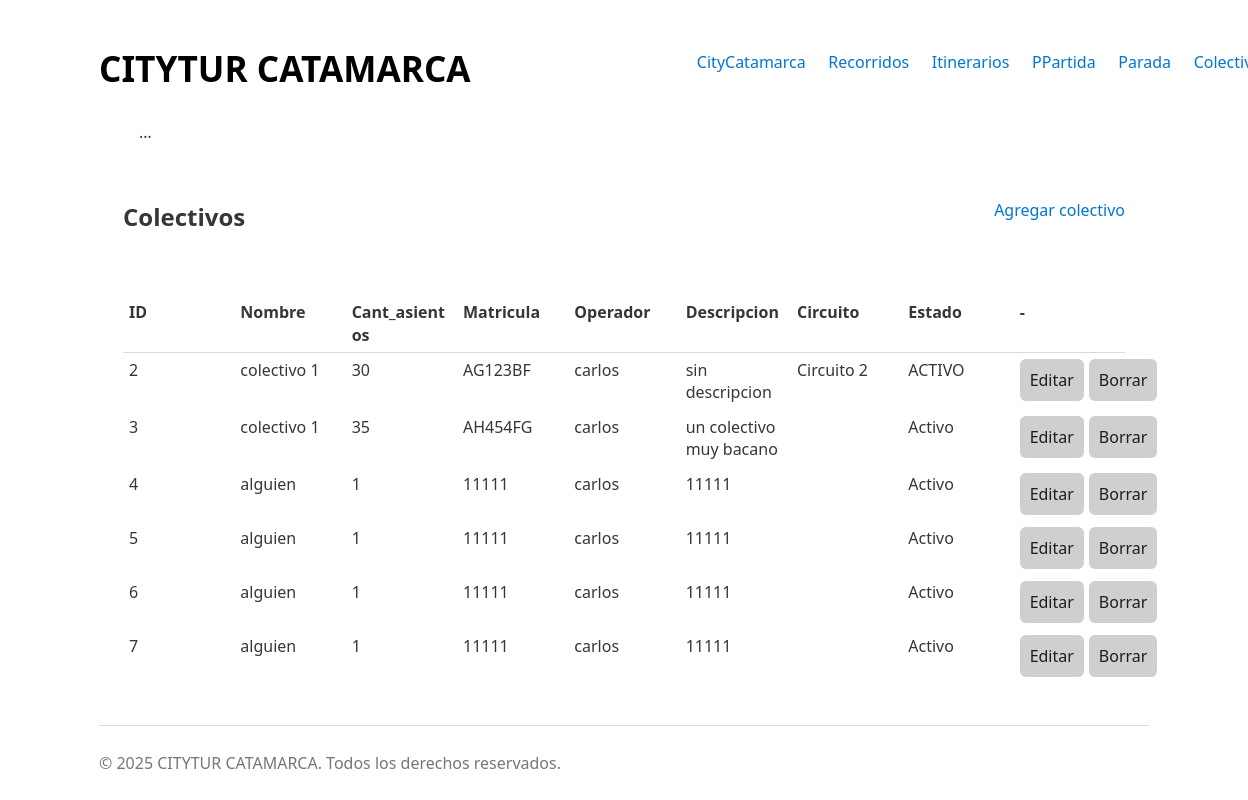
Before: /colectivos/lista_colectivo/ with the older database file.
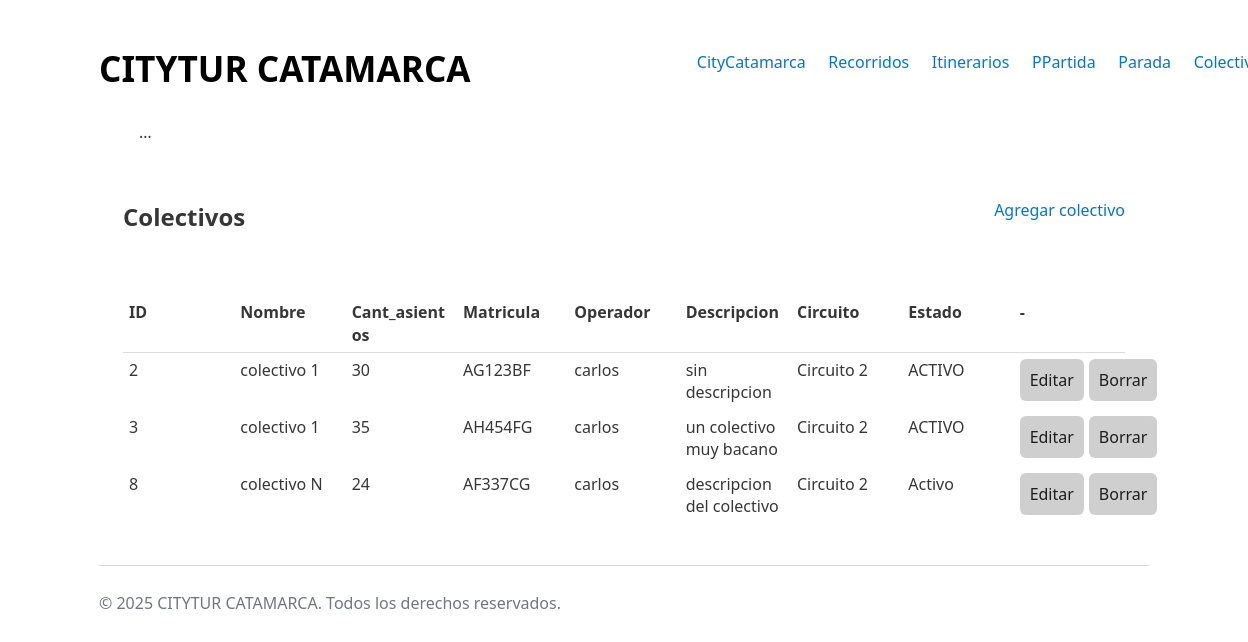
After: the same page with the newer database file.
### colectivos/models.py (models this page shows, shortened)
class Colectivo(models.Model):
    nombre = models.CharField(max_length= 20, default= 'sin nombre')
    cant_asientos = models.IntegerField()
    cant_ocupados = models.IntegerField(default= 0)
    matricula = models.CharField(max_length= 20)
    operador = models.ForeignKey(Usuario, on_delete= models.CASCADE)
    descripcion = models.TextField(max_length= 200, default= 'sin descripcion')
    circuito = models.ForeignKey(Circuito,
                                    on_delete= models.CASCADE,
                                    default= None,
                                    null=True,
                                    blank=True
                                )
    STATE_CHOICES = [
        ('ELIMINADO', 'Eliminado'),
        ('ACTIVO', 'Activo'),
        ('BAJA', 'Baja'),
    ]
    estado = models.CharField(max_length= 20, choices= STATE_CHOICES, default='ACTIVO')

### usuarios/models.py (models this page shows)
class Usuario(models.Model):
    dni = models.IntegerField()
    gmail = models.EmailField()
    nombre = models.CharField(max_length= 50)
    password = models.CharField(max_length= 50)
    ROLE_CHOICES = [
        ('TURISTA', 'Turista'),
        ('OPERADOR', 'Operador'),
        ('ADMIN', 'Admin'),
    ]
    rol = models.CharField(max_length=20, choices=ROLE_CHOICES)

### recorridos/models.py (models this page shows, shortened)
class Circuito(models.Model):
    nombre = models.CharField(max_length= 50)
    horario = models.DateTimeField()
    origen = models.CharField(max_length= 50, default='sin origen')
    destino = models.CharField(max_length= 50, default= 'sin destino')
    itinerario = models.ForeignKey(Itinerario, on_delete= models.CASCADE)
    STATE_CHOICES = [
        ('ELIMINADO', 'Eliminado'),
        ('ACTIVO', 'Activo'),
        ('BAJA', 'Baja'),
    ]
    estado = models.CharField(max_length= 20, choices= STATE_CHOICES, default= 'ACTIVO')

### colectivos/views.py (the view)
# urls.py: path('lista_colectivo/', views.lista_colectivo, name= 'colectivo_listar'),
def lista_colectivo(request):
    colectivos = Colectivo.objects.all()
    return render(request, 'colectivo_lista.html', {'colectivos': colectivos})

### colectivos/templates/colectivo_lista.html (shortened to what this page needs)
{% extends 'base.html' %}
{% block body_id %}colectivo_form{% endblock %}
{% block content %}
<main id="main-form">
    <div class="div-container">
        <h2> Colectivos </h2>
        <a href="{% url 'colectivos:colectivo_formulario' %}">Agregar colectivo</a>
    </div>
    <table class="table_view">
        <thead>
            <tr>
                <th>ID</th>
                <th>Nombre</th>
                <th>Cant_asientos</th>
                <th>Matricula</th>
                <th>Operador</th>
                <th>Descripcion</th>
                <th>Circuito</th>
                <th>Estado</th>
                <th>-</th>
            </tr>
        </thead>
        <tbody>
            {% for colectivo in colectivos %}
                <tr>
                    <td>{{ colectivo.pk }}</td>
                    <td>{{ colectivo.nombre }}</td>
                    <td>{{ colectivo.cant_asientos }}</td>
                    <td>{{ colectivo.matricula }}</td>
                    <td>{{ colectivo.operador.nombre }}</td>
                    <td>{{ colectivo.descripcion }}</td>
                    <td>{{ colectivo.circuito.nombre }}</td>
                    <td>{{ colectivo.estado }}</td>
                    <td class="td-btn">
                        <a class="btn btn-small" href="{% url 'colectivos:colectivo_editar' colectivo.pk %}"><button>Editar</button></a>
                        <form action="{% url 'colectivos:colectivo_eliminar' colectivo.pk %}" method="POST" style="display:inline;"
                            onsubmit="return confirm('Eliminar colectivo {{ colectivo.nombre }}?');">
                            <button type="submit">Borrar</button>
                        </form>
                    </td>
                </tr>
            {% empty %}
                <tr><td colspan="5">No hay colectivos cargados.</td></tr>
            {% endfor %}
        </tbody>
    </table>
</main>
{% endblock %}
{% block footer_script %}
    {{ block.super }}
{% endblock %}

### core/templates/base.html (shortened to what this page needs)
{% load static %}
<!DOCTYPE html>
<html lang="en">
<head>
    <link rel="stylesheet" href="{% static  'css/styles.css' %}?v={{ timestamp }}">
</head>
<body data-page="{% block body_id %}{% endblock %}">
    <header>
        <h1>CITYTUR CATAMARCA</h1>
        <nav>
            <a href="{% url 'core:landing' %}">CityCatamarca</a>
            <a href="{% url 'recorridos:circuito_listar' %}">Recorridos</a>
            <a href="{% url 'itinerarios:itinerario_formulario' %}">Itinerarios</a>
            <a href="{% url 'itinerarios:pd_formulario' %}">PPartida</a>
            <a href="{% url 'itinerarios:parada_formulario' %}">Parada</a>
            <a href="{% url 'colectivos:colectivo_listar' %}">Colectivo</a>
        </nav>
    </header>
    <ul class="navbar-nav ">…</ul>
    {% block content %}
    {% endblock %}
    {% block footer_script %}
    <footer>
        <p>&copy; 2025 CITYTUR CATAMARCA. Todos los derechos reservados.</p>
    </footer>
    {% endblock %}
</body>
</html>

### core/static/css/styles.css (style rules this page uses)
:root { --background-body: #fff; --background: #efefef; --background-alt: #f7f7f7; --selection: #9e9e9e; --text-main: #363636; --text-bright: #000; --text-muted: #70777f; --links: #0076d1; --focus: #0096bfab; --border: #dbdbdb; --button-base: #d0cfcf; --button-hover: #9b9b9b; --scrollbar-thumb: rgb(170, 170, 170); --scrollbar-thumb-hover: var(--button-hover); --form-placeholder: #949494; --form-text: #1d1d1d; }
html { scrollbar-color: #040a0f #202b38; scrollbar-color: var(--scrollbar-thumb) var(--background-body); scrollbar-width: thin; }
body { font-family: system-ui, -apple-system, BlinkMacSystemFont, 'Segoe UI', 'Roboto', 'Oxygen', 'Ubuntu', 'Cantarell', 'Fira Sans', 'Droid Sans', 'Helvetica Neue', 'Segoe UI Emoji', 'Apple Color Emoji', 'Noto Color Emoji', sans-serif; line-height: 1.4; max-width: 1050px; margin: 20px auto; padding: 0 10px; word-wrap: break-word; color: #363636; color: var(--text-main); background: #fff; background: var(--background-body); text-rendering: optimizeLegibility; }
button { color: #1d1d1d; color: var(--form-text); background-color: #d0cfcf; background-color: var(--button-base); font-family: inherit; font-size: inherit; padding-right: 30px; padding-left: 30px; padding: 10px; border: none; border-radius: 6px; outline: none; }
h1 { font-size: 2.2em; margin-top: 0; color: var(--text-bright); }
h1, h2, h3, h4, h5, h6 { margin-bottom: 12px; margin-top: 24px; }
footer { border-top: 1px solid #dbdbdb; border-top: 1px solid var(--border); padding-top: 10px; color: #70777f; color: var(--text-muted); }
a { text-decoration: none; color: var(--links); }
main { padding-top: 10%; padding-bottom: 10%; }
header { display: flex; justify-content: space-between; align-items: center; }
nav { display: flex; gap: 5%; }
#main-form { display: flex; flex-direction: column; }
table { border-collapse: collapse; margin-bottom: 10px; width: 100%; table-layout: fixed; }
td, th { padding: 6px; text-align: left; vertical-align: top; word-wrap: break-word; }
thead { border-bottom: 1px solid #dbdbdb; border-bottom: 1px solid var(--border); }

### colectivos/templates/colectivo_lista.html (style rules this page uses)
#main-form { width: 100%; max-width: 1200px; margin: 32px auto; padding: 0 24px; box-sizing: border-box; }
.td-btn { display: flex; flex-direction: row; gap: 5px; }
.div-container { display: flex; flex-direction: row; justify-content: space-between; align-items: center; padding-bottom: 50px; }

Changed rows visible on the page:
removed Colectivo: pk "4", nombre "alguien", cant_asientos "1", matricula "11111", operador.nombre "carlos", descripcion "11111", estado "Activo"
removed Colectivo: pk "5", nombre "alguien", cant_asientos "1", matricula "11111", operador.nombre "carlos", descripcion "11111", estado "Activo"
removed Colectivo: pk "6", nombre "alguien", cant_asientos "1", matricula "11111", operador.nombre "carlos", descripcion "11111", estado "Activo"
removed Colectivo: pk "7", nombre "alguien", cant_asientos "1", matricula "11111", operador.nombre "carlos", descripcion "11111", estado "Activo"
changed Colectivo "AH454FG": circuito.nombre (not shown) → "Circuito 2"; estado "Activo" → "ACTIVO"
added Colectivo: pk "8", nombre "colectivo N", cant_asientos "24", matricula "AF337CG", operador.nombre "carlos", descripcion "descripcion del colectivo", circuito.nombre "Circuito 2", estado "Activo"
